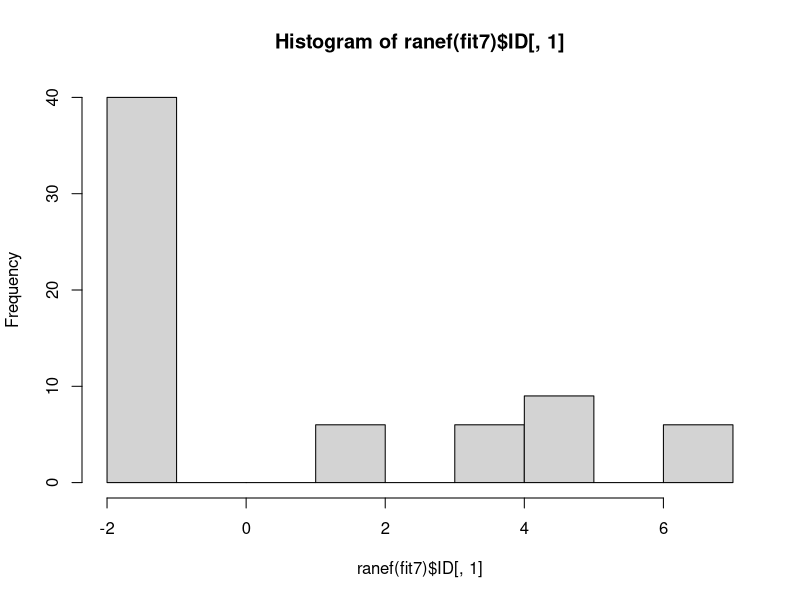
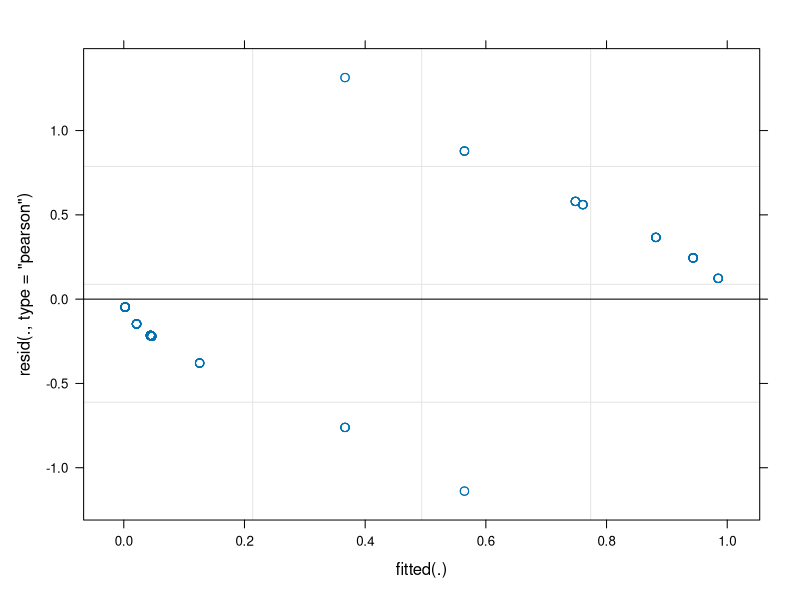
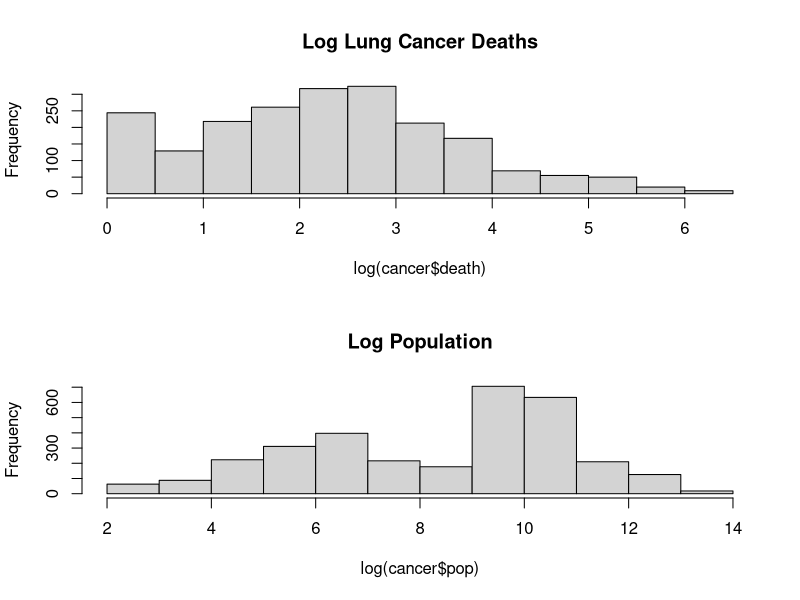
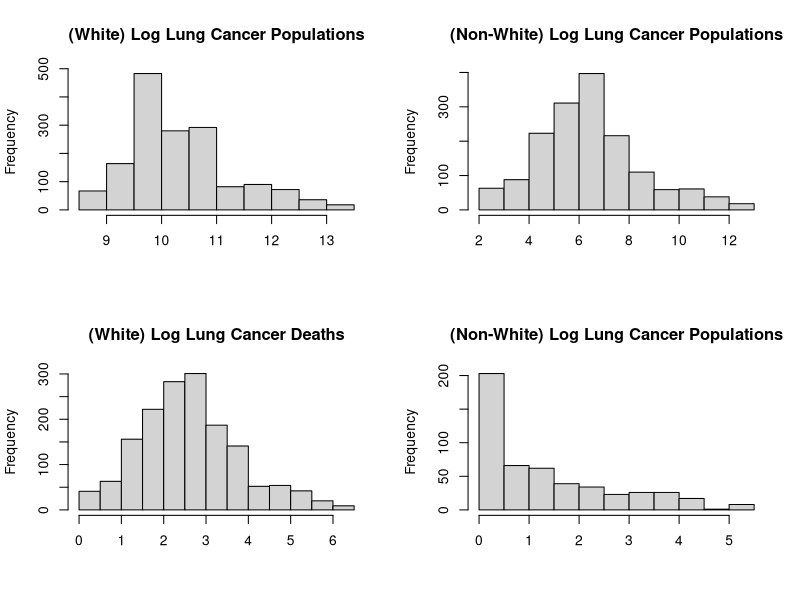
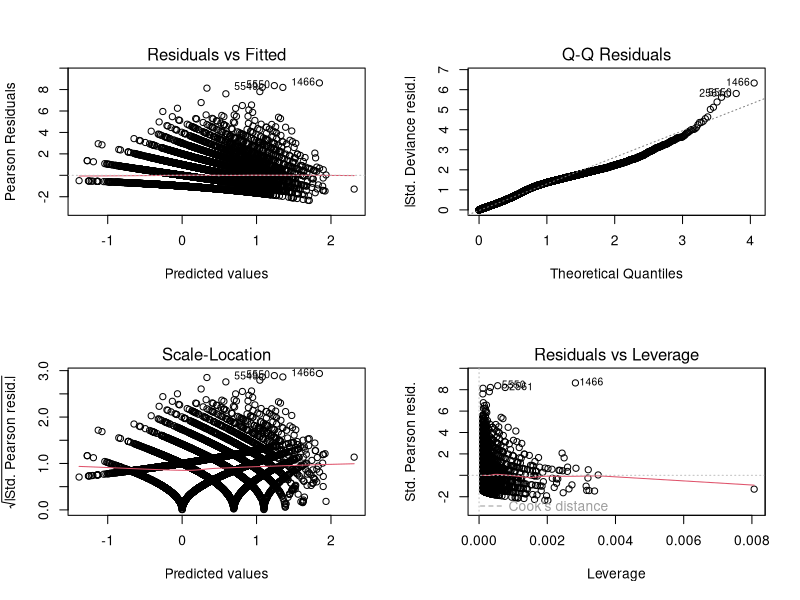
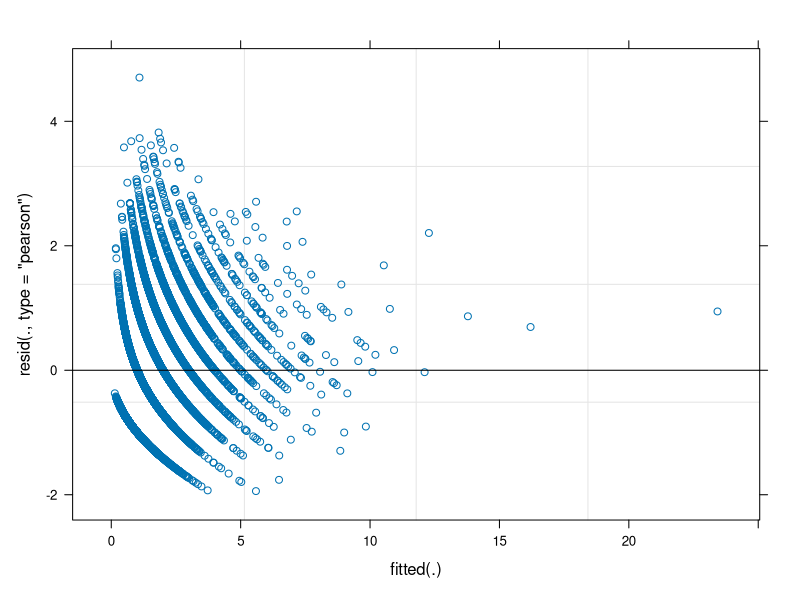
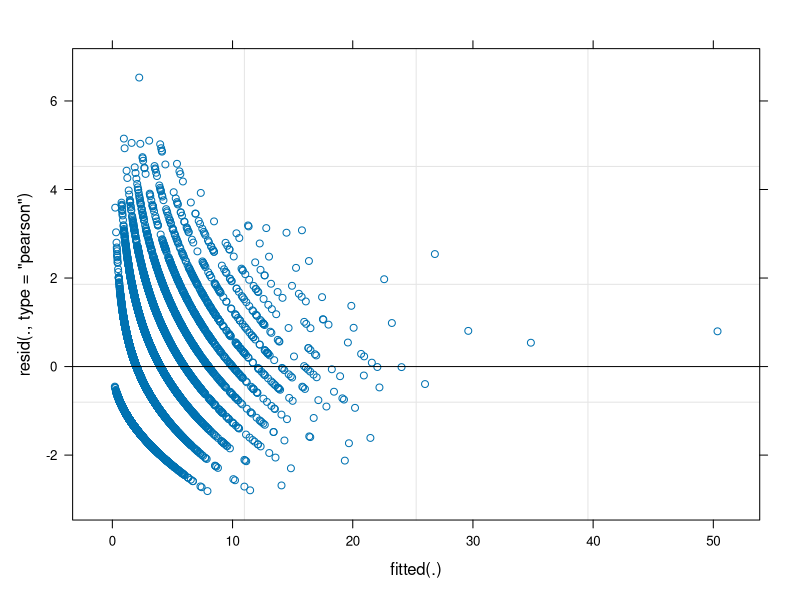
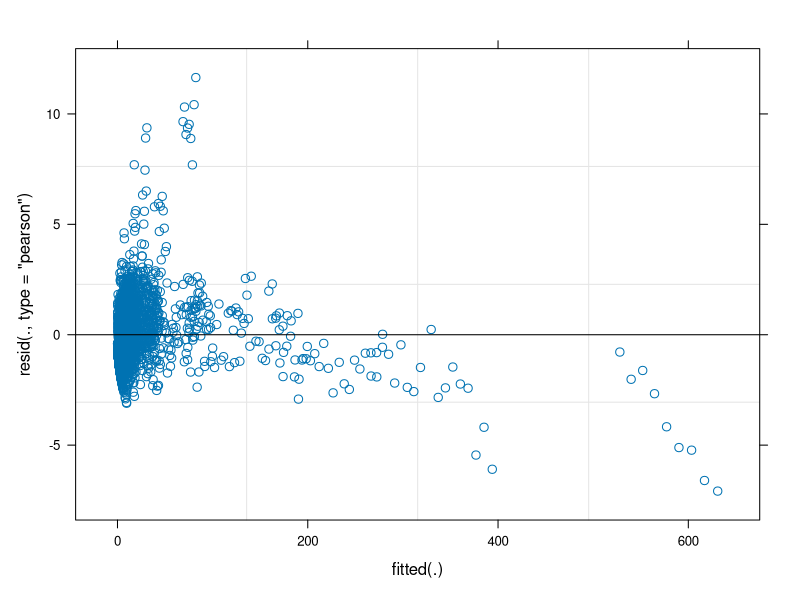

Here is the R script that generated these plots, in order:
### Module 3: 
### Part II: glmms ###

setwd('./Data')

cbv = read.table ("2by2.txt", header = T)
cbv[1:5,]
table(cbv$group,cbv$period)
# group 1: corresponds to BA
# group 2: corresponds to AB

# reminder of logistic regression and overall
# proportion of "successes":
fit0 = glm(cbv$outcome~1,family=binomial(link='logit'))
summary(fit0)
1/(1+exp(-coef(fit0)))
mean(cbv$outcome)



#################


fit1 = glm (cbv$outcome~cbv$trt, family=binomial(link='logit'))
fit2 = glm (cbv$outcome~cbv$trt+cbv$period, family=binomial(link='logit'))
fit3 = glm (cbv$outcome~cbv$trt*cbv$period, family=binomial(link='logit'))

summary(fit1)
summary(fit2)
summary(fit3)


# calculate confidence intervals:
# note: exp is monotonic so transforming quantiles of a random variable is equivalent
# to the quantiles of the transformed random variable
# hence we can exponentiate CIs:
exp(1.11 - 1.96*0.57)
exp(1.11 + 1.96*0.57)

# We can not transform SEs. Estimating variances of transformed variable is more complex (one approach is the delta method).



library (lme4)

fit4 = glmer (outcome~trt*period+(1|ID), family=binomial(link='logit'), data = cbv)
summary(fit4)
# NOTE: Does not issue a convergence error.
# However, the variance of the ID is very large -- indication of an issue.

# Also note that by default, returns p-values (unlike lmer)


fit5 = glmer (outcome~trt*period+(1|ID), family=binomial(link='logit'), data = cbv, nAGQ = 2)
summary(fit5)
# Changes a lot -- this is troubling, particularly given there was no indication that the first solution was not at the optimum.
# May be related to only having 


fit6 = glmer (outcome~trt*period+(1|ID), family=binomial(link='logit'), data = cbv, nAGQ = 25)
summary(fit6)
# Still changing. Issues persist. 
# Random effects variance is large. 

fit7 = glmer (outcome~trt*period+(1|ID), family=binomial(link='logit'), data = cbv, nAGQ = 100)
summary(fit7)
# Seems to have stabilized. 

# random effects:
hist(ranef(fit7)$ID[,1])

coef(fit7)

plot(fit7)
# (meaningless for bernoulli data)


AIC(fit3) # fully crossed model with no random effects
AIC(fit7) # fully crossed model with random effects


# I speculate the issue may be related to having only
# two observations per subject. 
# It may be helpful to use GEEs in situations such as these (where the mle estimates seem numerically unstable). We will return to this topic later.


########################
########################

# example of how conditional interpretation impacts the coefficients
# here we simulate the CONDITIONAL model with random effects and 
# examine what happens in GLM estimate, where GLM uses a marginal model.
# (Note the inference in the GLM is incorrect due to correlation, but this
# is actually a different issue. Here we concern ourselves with how the interpretation
# of the betas.)
# simulate subjects
### binomial with logistic:
nsubjects = 2000
nrepsmax=10
beta0 = -1 
beta1 = 0 # you can experiment with values of beta1 as well. start with beta1=0
tau = 2

ids=NULL
randomeffects_short=NULL
randomeffects1=NULL
for (i in 1:nsubjects) { 
  r_i = rbinom(1,size=nrepsmax,prob=0.5) # pick some number of observations for ith subject
  ids = c(ids,rep(i,r_i))
  temp = rnorm(1,0,tau)
  #randomeffects_short=c(randomeffects_short,temp)
  randomeffects1=c(randomeffects1,rep(temp,r_i))
}

x1 = rnorm(length(ids)) # make some data for the covariate

# simulate the mixed model:
logitEy = beta0+beta1*x1+randomeffects1
y = rbinom(n = length(logitEy),size=1,p = exp(logitEy)/(1+exp(logitEy)))

# fit a marginal model:
model.glm = glm(y~x1,family=binomial)
# model.glm = glm(y~1,family=binomial)
coef(model.glm) # coefficients and slopes do not approximate simulated values
summary(model.glm)
exp(coef(model.glm)[1])/(1+exp(coef(model.glm)[1]))
#note:
# if beta1=0, the back-transformed intercept is equal to the mean of y: 
# (exactly equal if you don't estimate beta_1)
mean(y)

# fit glmm:
model.glmer = glmer(y~x1+(1|ids),family=binomial)
# intercepts and slopes roughly correspond to the truth:
summary(model.glmer)
exp(fixef(model.glmer)[1])/(1+exp(fixef(model.glmer))[1])
# compare this to mean(y) if beta=0, higher than mean(y)
mean(y)


  #########################
########################
## Poisson GLMM
cancer = read.table ("cancer.txt", header = T)

##Subset to 1980 + 
cancer = subset (cancer, year >= 13)

##Recode
cancer$year = cancer$year - 12 # year=0 is 1979
cancer$race[ cancer$race == 2] = 0 # simplify to white and non-white, 1=white
cancer$sex = cancer$sex-1 # female=1

fit = glmer (death~sex*race+year + (1|county), family = poisson, data = cancer)
summary (fit)


# check convergence:
fit.check = glmer (death~sex*race+year + (1|county), family = poisson, data = cancer,nAGQ = 25)
summary (fit.check)
# the original optimization is fine

# check goodness of fit:

pdf('~/Dropbox/EmoryCourses/BIOS_526/Materials_BRisk_2020/M3-GLM and GLMM/M3-GLMM/cancer_poisson_nooffset.pdf')
plot(fit)
dev.off()

# also see
# https://bbolker.github.io/mixedmodels-misc/glmmFAQ.html#overdispersion
# caveats: expected counts per obs should be > 5
overdisp_fun <- function(model) {
  rdf <- df.residual(model)
  rp <- residuals(model,type="pearson")
  Pearson.chisq <- sum(rp^2)
  prat <- Pearson.chisq/rdf
  pval <- pchisq(Pearson.chisq, df=rdf, lower.tail=FALSE)
  c(chisq=Pearson.chisq,ratio=prat,rdf=rdf,p=pval)
}
overdisp_fun(fit)



# The plot of the pearson residuals vs fitted looks terrible
# severe lack of fit


# compare to glm:  
fit.poisson.glm = glm(death~sex*race+year,family=poisson,data=cancer)
summary(fit.poisson.glm)


##########################
# Offsets!!!
# include offset: makes deaths per capita
# same as fixing slope at 1
# In model without offset, population differences lead to larger variance of random effects



par (mfrow = c(2,1))
hist (log(cancer$death), main = "Log Lung Cancer Deaths")
hist (log(cancer$pop), main = "Log Population")

cancer$logpop = log (cancer$pop)
fit.offset = glmer (death~offset(logpop) + sex*race+year + (1|county), family = poisson, data = cancer)
summary(fit.offset)


  # check optimizer:
  fit.check = glmer (death~offset(logpop) + sex*race+year + (1|county), family = poisson, data = cancer, nAGQ=25)
  summary(fit.check)
  # defaults appear to have converged

pdf('~/Dropbox/EmoryCourses/BIOS_526/Materials_BRisk_2020/M3-GLM and GLMM/M3-GLMM/cancer_poisson_offset.pdf')  
plot(fit.offset)
dev.off()
# The plot of the residuals is somewhat improved, but issues persist

overdisp_fun(fit.offset)

# random effects:
pdf('~/Dropbox/EmoryCourses/BIOS_526/Materials_BRisk_2020/M3-GLM and GLMM/M3-GLMM/cancer_randomeffects.pdf')
par(mfrow=c(2,2))
hist(ranef(fit)$county[,1],main='No offset')
hist(ranef(fit.offset)$county[,1],main='Offset')

hist(exp(ranef(fit)$county[,1]),breaks=30,main='No offset')
hist(exp(ranef(fit.offset)$county[,1]),breaks=30,main='Offset')
dev.off()


  # aside:
  # We will address overdispersion later with GEEs
  library(gee)
  fit.gee = gee(death~offset(logpop)+sex*race+year, id=county, data=cancer, corstr="exchangeable",family = 'poisson')
  summary(fit.gee)
  

par (mfrow = c(2,2))
hist (log(cancer$pop[cancer$race==1]), main = "(White) Log Lung Cancer Populations", xlab = "")
hist (log(cancer$pop[cancer$race==0]), main = "(Non-White) Log Lung Cancer Populations", xlab = "")

hist (log(cancer$death[cancer$race==1]), main = "(White) Log Lung Cancer Deaths", xlab = "")
hist (log(cancer$death[cancer$race==0]), main = "(Non-White) Log Lung Cancer Populations", xlab = "")

#############################
# Simulations examining marginal versus conditional in Poisson:
nsubjects = 2000
nreps=5
beta0 = 0.25 # baseline log counts
beta1 = 0.5 # make this 0 to examine how glm beta0 relates to mean of y

tau = 0.5
ids = c(1:nsubjects)%x%rep(1,nreps)
randomeffects1 = rnorm(nsubjects,0,tau)%x%rep(1,nreps)
x1 = rnorm(nsubjects*nreps)

logEy = beta0+beta1*x1+randomeffects1
y = rpois(n = length(logEy),lambda = exp(logEy))

model.glm = glm(y~x1,family=poisson)
summary(model.glm)
plot(model.glm)



#when beta1=0, the quantities are equal
mean(y)
exp(coef(model.glm)[1])

# for poisson, we can analytically calculate
# the relationship between the intercept on the log
# scale of the glmm and the mean count of the marginal
# model. It is related to the random effect variance:
# for poisson, we have
# E exp(\beta_0+\theta_i) = exp(\beta_0)*E exp(\theta_i})
# now exp(\theta_i) is a log-normal random variable
# with zero mean and var \tau^2, so
# we can look up its expectation in wiki.
# it is exp(\tau^2/2)

# thus for beta1=0, the mean(y) is approximately equal to
exp(tau^2/2)*exp(beta0) 

# in particular, the intercept
# does not approximate beta0
coef(model.glm)[1]
# instead, it approximates 
#log(exp(tau^2/2)*exp(beta0)), i.e.,
tau^2/2+beta0 #(this holds for beta1 not equal to zero too)

# for poisson, the betas in the marginal model
# still roughly approximate the betas in the conditional model
coef(model.glm)[2]

model.glmer = glmer(y~x1+(1|ids),family=poisson)
# intercepts and slopes correspond:
summary(model.glmer)

plot(model.glmer)
overdisp_fun(model.glmer)

############################
y2 = 2*y
model.glmer2 = glmer(y2~x1+(1|ids),family=poisson)
# intercepts and slopes correspond:
summary(model.glmer2)

plot(model.glmer2)
overdisp_fun(model.glmer2)
